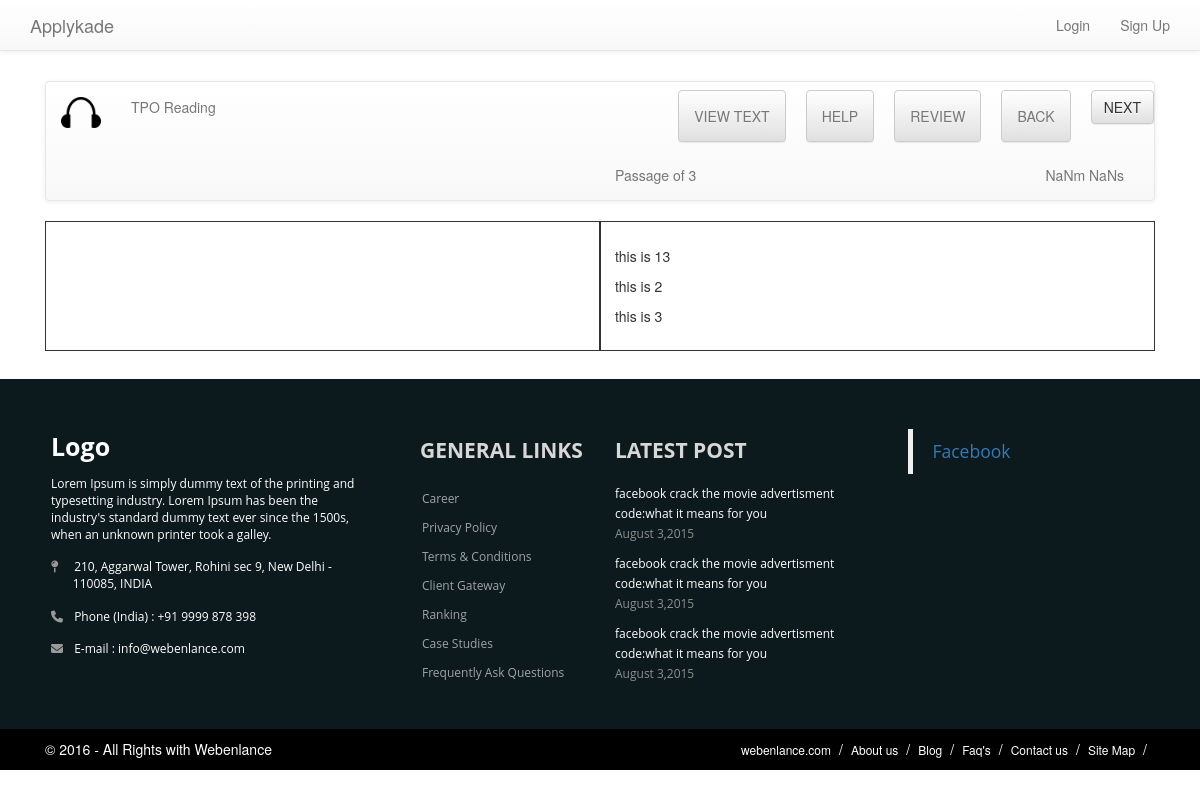
/tpo/reading/, run on an earlier commit of the app's database.
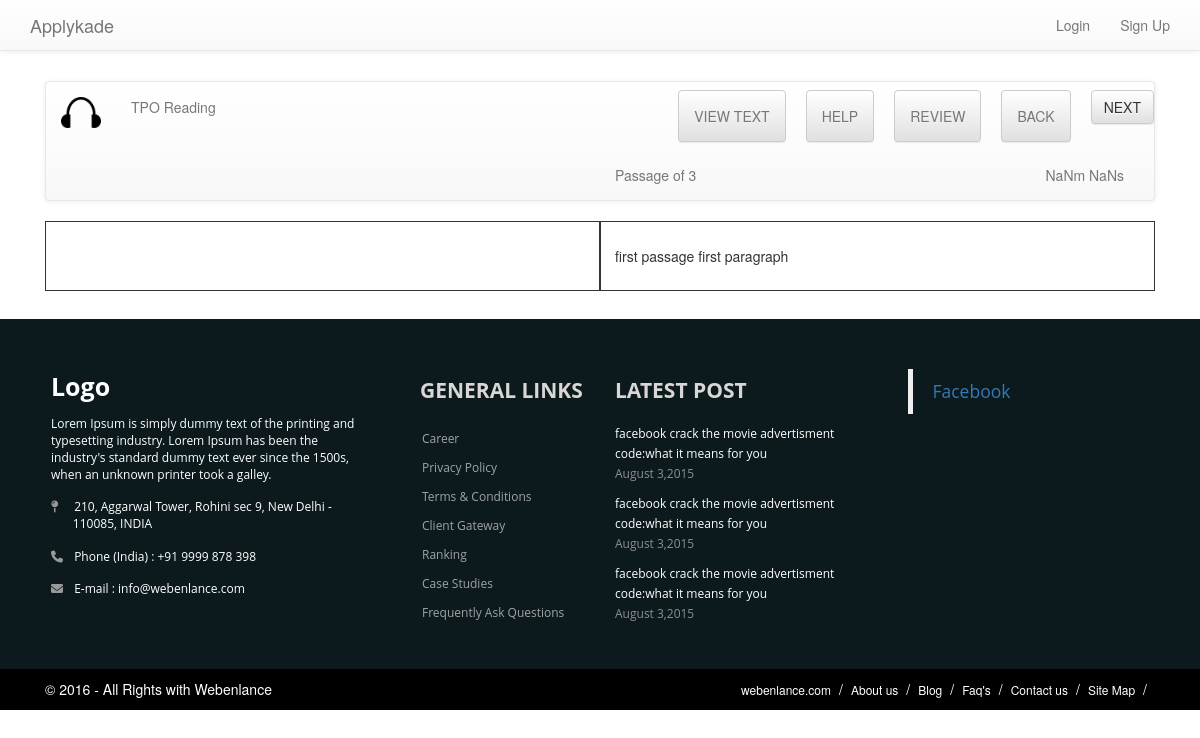
And on a later commit of the database.
### tpo/models.py (models this page shows)
class Paragraph(models.Model):
    passage = models.ForeignKey(Passage, on_delete=models.CASCADE, default=None)
    text = models.CharField(max_length=1200)
    orderingNumber = models.IntegerField(default=1)
    def __str__(self):
        return str(self.text)

### tpo/views.py (the view)
@csrf_exempt
def reading(request):
    print(request)
    data = {}
    data['passage_title'] = 1
    paragraphs = Paragraph.objects.all().filter(passage__passageNumber__exact=data['passage_title']).order_by(
        'orderingNumber')
    print(paragraphs)
    return render_to_response('tpo/reading.html', {'paragraphs': paragraphs})

### tpo/templates/tpo/reading.html (shortened to what this page needs)
{% extends 'tpo/base.html' %}
{% block content %}
    {% load static %}
    <form action="/tpo/passage/question/?tpoNumber={{ tpoNum }}&passageNumber={{ passage.passageNumber }}&questionNumber={{ questionNo }}"
          method="post" class="navbar-form" id="nextQuestionForm">
        <nav class="navbar navbar-default" role="navigation">
            <div>
                <div class="navbar-header" style="text-align: center;">
                    <a class="navbar-brand" href="#">
                        <img src="{% static "images/logo.png" %}" width="40px">
                    </a>
                </div>
                <p class="navbar-text">TPO {{ tpoNum }} Reading</p>
                <div class="collapse navbar-collapse">
                    <ul class="nav navbar-nav navbar-right nav-button-ul">
                        <li><a class="btn btn-default navbar-btn">VIEW TEXT</a></li>
                        <li><a class="btn btn-default navbar-btn">HELP</a></li>
                        <li><a class="btn btn-default navbar-btn">REVIEW</a></li>
                        <li><a class="btn btn-default navbar-btn">BACK</a></li>
                        <li>
                            <button
                                    type="submit" class="btn btn-default navbar-btn" id="nextQuestion">NEXT
                            </button>
                        </li>
                    </ul>
                </div>
            </div>
            <div>
                <div class="col-lg-offset-6">
                    <p class="navbar-text">Passage {{ passage.passageNumber }} of 3</p>
                </div>
                <div>
                    <p id="demo" class="navbar-text navbar-right" style="margin-right:30px;">60m 00s</p>
                </div>
            </div>
        </nav>
        <div class="passage-part">
            <div id="question-section" class="passage-section col-lg-6">
            </div>
            <div class="passage-section col-lg-6">
                {% for paragraph in paragraphs %}
                    <div class="paragraph">
                        <p>{{ paragraph.text|linebreaksbr }}</p>
                    </div>
                {% endfor %}
            </div>
        </div>
    </form>
{% endblock %}

### tpo/templates/tpo/base.html (shortened to what this page needs)
<!DOCTYPE html>
<html>
    <head>
        {% load static %}
        {% block head_css %}
            {% block head_css_site %}
                <link href="{% static "css/bootstrap.min.css" %}"
                      rel="stylesheet" media="screen">
                <link href="{% static "css/bootstrap-theme.min.css" %}"
                      rel="stylesheet" media="screen">
                <link href="{% static "css/app.css" %}"
                      rel="stylesheet" media="screen">
            {% endblock head_css_site %}
        {% endblock head_css %}
    </head>
<body>
    <header>
        <div class="navbar navbar-default navbar-static-top
        {% block nav-style %}{% endblock %}">
            <div class="container p-none">
                <div class="navbar-header">
                    <a class="navbar-brand" href="/">Applykade</a>
                </div>
                <div class="collapse navbar-collapse">
                    <ul class="nav navbar-nav navbar-right">
                        {% if user.is_authenticated %}
                            <li><a href="">Logout</a></li>
                            <li><a href=""
                                   class="p-r-none">Accounts</a></li>
                        {% else %}
                            <li><a href="">Login</a></li>
                            <li><a href="" class="p-r-none">Sign Up</a></li>
                        {% endif %}
                    </ul>
                </div>
            </div>
        </div>
    </header>
    <div id="site-wrapper" class="container">
        {% block content %}{% endblock content %}
    </div>
    <link href="https://fortawesome.github.io/Font-Awesome/assets/font-awesome/css/font-awesome.css" rel="stylesheet">
<footer>
  <div class="container">
    <div class="row">
      <div class="col-md-4 col-sm-6 footerleft ">
        <div class="logofooter"> Logo</div>
        <p>Lorem Ipsum is simply dummy text of the printing and typesetting industry. Lorem Ipsum has been the industry's standard dummy text ever since the 1500s, when an unknown printer took a galley.</p>
        <p><i class="fa fa-map-pin"></i> 210, Aggarwal Tower, Rohini sec 9, New Delhi -        110085, INDIA</p>
        <p><i class="fa fa-phone"></i> Phone (India) : +91 9999 878 398</p>
        <p><i class="fa fa-envelope"></i> E-mail : info@webenlance.com</p>
      </div>
      <div class="col-md-2 col-sm-6 paddingtop-bottom">
        <h6 class="heading7">GENERAL LINKS</h6>
        <ul class="footer-ul">
          <li><a href="#"> Career</a></li>
          <li><a href="#"> Privacy Policy</a></li>
          <li><a href="#"> Terms & Conditions</a></li>
          <li><a href="#"> Client Gateway</a></li>
          <li><a href="#"> Ranking</a></li>
          <li><a href="#"> Case Studies</a></li>
          <li><a href="#"> Frequently Ask Questions</a></li>
        </ul>
      </div>
      <div class="col-md-3 col-sm-6 paddingtop-bottom">
        <h6 class="heading7">LATEST POST</h6>
        <div class="footer-post">
          <p>facebook crack the movie advertisment code:what it means for you <span>August 3,2015</span></p>
          <p>facebook crack the movie advertisment code:what it means for you <span>August 3,2015</span></p>
          <p>facebook crack the movie advertisment code:what it means for you <span>August 3,2015</span></p>
        </div>
      </div>
      <div class="col-md-3 col-sm-6 paddingtop-bottom">
        <div class="fb-page" data-href="https://www.facebook.com/facebook" data-tabs="timeline" data-height="300" data-small-header="false" style="margin-bottom:15px;" data-adapt-container-width="true" data-hide-cover="false" data-show-facepile="true">
          <div class="fb-xfbml-parse-ignore">
            <blockquote cite="https://www.facebook.com/facebook"><a href="https://www.facebook.com/facebook">Facebook</a></blockquote>
          </div>
        </div>
      </div>
    </div>
  </div>
</footer>
<div class="copyright">
  <div class="container">
    <div class="col-md-6">
      <p>© 2016 - All Rights with Webenlance</p>
    </div>
    <div class="col-md-6">
      <ul class="bottom_ul">
        <li><a href="#">webenlance.com</a></li>
        <li><a href="#">About us</a></li>
        <li><a href="#">Blog</a></li>
        <li><a href="#">Faq's</a></li>
        <li><a href="#">Contact us</a></li>
        <li><a href="#">Site Map</a></li>
      </ul>
    </div>
  </div>
</div>
</body>
</html>

### tpo/static/css/app.css (style rules this page uses)
footer { background-color: #0c1a1e; min-height: 350px; font-family: 'Open Sans', sans-serif; }
.footerleft { margin-top: 50px; padding: 0 36px; }
.logofooter { margin-bottom: 10px; font-size: 25px; color: #fff; font-weight: 700; }
.footerleft p { color: #fff; font-size: 12px !important; font-family: 'Open Sans', sans-serif; margin-bottom: 15px; }
.footerleft p i { width: 20px; color: #999; }
.paddingtop-bottom { margin-top: 50px; }
.footer-ul { list-style-type: none; padding-left: 0px; margin-left: 2px; }
.footer-ul li { line-height: 29px; font-size: 12px; }
.footer-ul li a { color: #a0a3a4; transition: color 0.2s linear 0s, background 0.2s linear 0s; }
.copyright { min-height: 40px; background-color: #000000; }
.copyright p { text-align: left; color: #FFF; padding: 10px 0; margin-bottom: 0px; }
.heading7 { font-size: 21px; font-weight: 700; color: #d9d6d6; margin-bottom: 22px; }
.footer-post p { font-size: 12px; color: #FFF; line-height: 20px; }
.footer-post p span { display: block; color: #8f8f8f; }
.bottom_ul { list-style-type: none; float: right; margin-bottom: 0px; }
.bottom_ul li { float: left; line-height: 40px; }
.bottom_ul li:after { content: "/"; color: #FFF; margin-right: 8px; margin-left: 8px; }
.bottom_ul li a { color: #FFF; font-size: 12px; }
.nav-button-ul li a { margin-right: 20px; }
.passage-part { display: flex; padding-bottom: 20px; }
.passage-section { border-style: solid; border-width: 1px; flex: 1; padding: 1em; }

What changed in the data, as far as the page shows it:
removed Paragraph: text "this is 2"
removed Paragraph: text "this is 3"
changed Paragraph: text "this is 13" → "first passage first paragraph"
